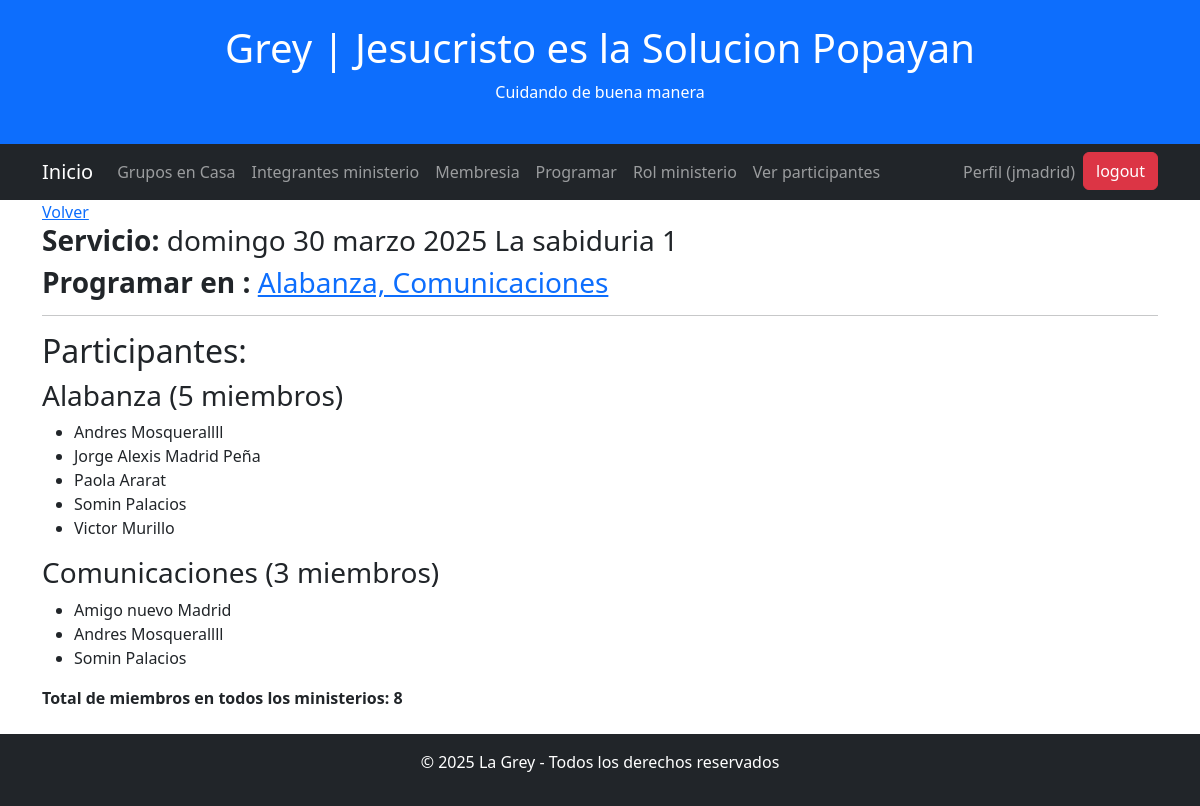
The app's page /servicio/1 (signed in) with its own data.
### base/models.py (models this page shows, shortened)
class Iglesia(models.Model):
    nombre = models.CharField(max_length=200)
    descripcion = models.TextField(null=True,
                                   blank=True)
    direccion = models.TextField(null=True, blank=True)
    telefono = models.CharField(max_length=50, null=True, blank=True)
    correo = models.CharField(max_length=100, null=True, blank=True)
    pastor = models.CharField(max_length=100, null=True, blank=True)
    activa = models.BooleanField(default=True)
    creado = models.DateTimeField(auto_now_add=True)
    def __str__(self):
        return self.nombre
    class Meta:
        ordering = ['nombre']

class Servicio(models.Model):
    id_iglesia = models.ForeignKey(Iglesia, on_delete=models.CASCADE,
                                 null=True,
                                 blank=True)
    fecha = models.DateField()  # Inicio del período
    id_categoria = models.ForeignKey(Categoria_servicio, on_delete=models.CASCADE,
                                 null=False,
                                 blank=True)
    descripcion = models.CharField(null=True, max_length=100)
    observacion = models.TextField(null=True,
                                       blank=True)
    creado = models.DateTimeField(auto_now_add=True)
    class Meta:
        ordering = ['fecha']

class Ministerio(models.Model):
    descripcion = models.CharField(max_length=200)
    observacion = models.TextField(null=True,
                                   blank=True)
    creado = models.DateTimeField(auto_now_add=True)
    id_usuario = models.ForeignKey(User, on_delete=models.CASCADE,
                                 null=False,
                                 blank=True)
    def __str__(self):
        return self.descripcion
    class Meta:
        ordering = ['descripcion']

class Miembro(models.Model):
    iglesia = models.ForeignKey(Iglesia, on_delete=models.CASCADE)
    nombre = models.CharField(max_length=100)
    apellido = models.CharField(max_length=100)
    identificacion = models.CharField(max_length=100)
    celular = models.CharField(null=True, max_length=12)
    correo = models.CharField(null=True, max_length=100)
    telefono = models.CharField(max_length=15, blank=True, null=True)
    fecha_nacimiento = models.DateField(blank=True, null=True)
    activo = models.BooleanField(default=True)
    observacion = models.TextField(null=True,
                                       blank=True)
    observacion = models.TextField(null=True,
                                       blank=True)
    creado = models.DateTimeField(auto_now_add=True)
    class Meta:
        ordering = ['nombre']

### base/views.py (the view)
# urls.py: path('servicio/<int:pk>', views.DetalleServicio.as_view(), name='servicio'),
class DetalleServicio(LoginRequiredMixin,DetailView):
    model = Servicio
    context_object_name = 'servicio'
    template_name = 'servicio/servicio.html'
    def get_context_data(self, **kwargs):
        context = super().get_context_data(**kwargs)
        usuario_iglesia = get_object_or_404(Usuario_iglesia, id_usuario=self.request.user)
        iglesia = usuario_iglesia.id_iglesia
        context['iglesia'] = iglesia
        if usuario_iglesia.superusuario:
            ministerios = Ministerio.objects.filter(miembro_ministerio__participanteservicio__id_servicio=self.kwargs["pk"]).distinct()
        else:
            ministerios = Ministerio.objects.filter( miembro_ministerio__id_ministerio__id_usuario=self.request.user).distinct()
        miembros_por_ministerio= {}
        total_miembros = 0
        context["ministerios"] = ministerios
        for ministerio in ministerios:
            miembros = Miembro.objects.filter( miembro_ministerio__id_ministerio=ministerio, miembro_ministerio__participanteservicio__id_servicio=self.kwargs["pk"]).distinct()
            miembros_por_ministerio[ministerio] =miembros
            total_miembros += miembros.count()
        context['ministerios']=ministerios
        context['miembros_por_ministerio'] = miembros_por_ministerio
        context["total_miembros"] = total_miembros
        context['usuario_iglesia'] = usuario_iglesia
        return context

### base/templates/servicio/servicio.html
{% extends 'principal.html' %}
{% block content %}
    <a href="{% url 'servicios'  %}">Volver </a>
        <h3><b>Servicio:</b>  {{ servicio.fecha|date:"l d F Y" }} {{servicio.descripcion}} </h3>
        {% if miembros_por_ministerio %}
        <div>
                {% if ministerios %}
                    {% if usuario_iglesia.superusuario %}
                        <h3> <b>Ministerios:</b>
                        {{ ministerios|join:", " }}
                    {% else %}
                            <h3> <b>Programar en :</b>
                        <a class='enlace-eliminar' href="{% url 'programar-miembros' servicio.id %}">
                            {{ ministerios|join:", " }}
                        </a>
                    {% endif %}
                {% else %}
                    No hay asignaciones hasta el momento
                {% endif %}
             </h3>
        </div>
        {% endif %}
<hr>
<h2 ><b></b>Participantes:</b></h2>
{% if miembros_por_ministerio %}
    <div class="grid-container">
        {% for ministerio, miembros in miembros_por_ministerio.items %}
            <div class="ministerio">
                <h3  >{{ ministerio.descripcion }} ({{ miembros|length }} miembros)</h3>
                <ul>
                    {% for miembro in miembros %}
                        <li>{{ miembro.nombre }} {{ miembro.apellido }}</li>
                    {% empty %}
                        <li>No hay miembros en este ministerio.</li>
                    {% endfor %}
                </ul>
            </div>
        {% endfor %}
    </div>
    <p><strong>Total de miembros en todos los ministerios: {{ total_miembros }}</strong></p>
{% else %}
    <p>No hay ministerios relacionados con este servicio.</p>
{% endif %}
{% endblock content %}

### base/templates/principal.html (shortened to what this page needs)
<!DOCTYPE html>
<html lang="es">
<head>
 <link rel="stylesheet" href="https://cdn.jsdelivr.net/npm/flatpickr/dist/flatpickr.min.css">
    <link href="https://cdn.jsdelivr.net/npm/select2@4.0.13/dist/css/select2.min.css" rel="stylesheet" />
    <link rel="stylesheet" href="https://cdn.jsdelivr.net/npm/bootstrap@5.3.0/dist/css/bootstrap.min.css">
<link rel="stylesheet" href="https://unpkg.com/leaflet@1.9.4/dist/leaflet.css" />
</head>
<body>
    <header class="bg-primary text-white text-center py-4">
        <h1>Grey | {{iglesia}}</h1>
        <p>Cuidando de buena manera</p>
    </header>
    <nav class="navbar navbar-expand-lg navbar-dark bg-dark">
        <div class="container">
            <a class="navbar-brand" href="{% url 'menu_principal' %}">Inicio</a>
            <div class="collapse navbar-collapse" id="navbarNav">
                <ul class="navbar-nav me-auto">
                    {% if usuario_iglesia.superusuario %}
                    <li class="nav-item" ><a  class="nav-link" href="{% url 'grupo-casa-list' %}">Grupos en Casa</a> </li>
                    <li class="nav-item" ><a class="nav-link" href="{% url 'ministerio-list' %}">Ministerio </a> </li>
                    <li class="nav-item" ><a  class="nav-link" href="{% url 'miembro-list' %}">Membresia </a> </li>
                     <li class="nav-item" ><a  class="nav-link" href="{% url 'servicios' %}">Servicios </a> </li>
                    <li class="nav-item" ><a class="nav-link"  href="{% url 'servicios' %}">Ver proramados </a> </li>
                   <li class="nav-item" >----------- </li>
                   <li class="nav-item" ><a  class="nav-link" href="{% url 'miembro-ministerio-list' %}">Integrantes ministerio</a> </li>
                     <li class="nav-item" ><a  class="nav-link" href="{% url 'servicios' %}">Programar</a> </li>
                     <li class="nav-item" ><a class="nav-link"  href="{% url 'rol_ministerio_list' %}">Rol ministerio</a> </li>
                    <li class="nav-item" > <a class="nav-link"  href="{% url 'participantes_por_servicio' %}" class="btn btn-info">  Ver Participantes</a></li>
                    {% else %}
                    <li class="nav-item" ><a  class="nav-link" href="{% url 'grupo-casa-list' %}">Grupos en Casa</a> </li>
                    <li class="nav-item" ><a  class="nav-link" href="{% url 'miembro-ministerio-list' %}">Integrantes ministerio</a> </li>
                    <li class="nav-item" ><a  class="nav-link" href="{% url 'miembro-list' %}">Membresia</a> </li>
                     <li class="nav-item" ><a  class="nav-link" href="{% url 'servicios' %}">Programar </a> </li>
                     <li class="nav-item" ><a class="nav-link"  href="{% url 'rol_ministerio_list' %}">Rol ministerio</a> </li>
                    <li class="nav-item" > <a class="nav-link"  href="{% url 'participantes_por_servicio' %}" class="btn btn-info">  Ver participantes</a></li>
                    {% endif %}
                </ul>
                <ul class="navbar-nav">
                        <li class="nav-item">
                            <a class="nav-link" href="">Perfil ({{ user.username }})</a>
                        </li>
                    {% if request.user.is_authenticated %}
                            <form method="post" action="{% url 'logout' %}">
                                <button  class="btn btn-danger" type="submit">logout</button>
                            </form>
                        {% else %}
                             <a href="{% url 'login' %}">Ingresar </a>
                        {% endif %}
                </ul>
            </div>
        </div>
    </nav>
    <div class="container">
        {% block content %}
        {% endblock content %}
    </div>
    <footer class="bg-dark text-white text-center py-3 mt-4">
        <p>&copy; 2025 La Grey - Todos los derechos reservados</p>
    </footer>
</body>
</html>

### records on screen
Iglesia: nombre "Jesucristo es la Solucion Popayan"
Servicio: fecha "domingo 30 marzo 2025", descripcion "La sabiduria 1"
Ministerio: descripcion.descripcion "Alabanza, Comunicaciones", descripcion "Alabanza", miembros "5"
Miembro: nombre "Andres", apellido "Mosquerallll"
Miembro: nombre "Jorge Alexis", apellido "Madrid Peña"
Miembro: nombre "Paola", apellido "Ararat"
Miembro: nombre "Somin", apellido "Palacios"
Miembro: nombre "Victor", apellido "Murillo"
Ministerio: descripcion "Comunicaciones", miembros "3"
Miembro: nombre "Amigo nuevo", apellido "Madrid"

### other values on screen
{{ user.username }} "jmadrid"
{{ total_miembros }} "8"
